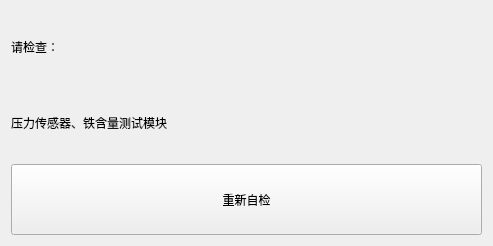
<?xml version="1.0" encoding="UTF-8"?>
<ui version="4.0">
 <class>SelfCheckErrWin</class>
 <widget class="QWidget" name="SelfCheckErrWin">
  <property name="geometry">
   <rect>
    <x>0</x>
    <y>0</y>
    <width>493</width>
    <height>246</height>
   </rect>
  </property>
  <property name="windowTitle">
   <string>Form</string>
  </property>
  <layout class="QVBoxLayout" name="verticalLayout">
   <item>
    <widget class="QLabel" name="label">
     <property name="text">
      <string>请检查：</string>
     </property>
    </widget>
   </item>
   <item>
    <widget class="QLabel" name="label_2">
     <property name="text">
      <string>压力传感器、铁含量测试模块</string>
     </property>
    </widget>
   </item>
   <item>
    <widget class="QPushButton" name="selffChecckButton">
     <property name="sizePolicy">
      <sizepolicy hsizetype="Minimum" vsizetype="Minimum">
       <horstretch>0</horstretch>
       <verstretch>0</verstretch>
      </sizepolicy>
     </property>
     <property name="text">
      <string>重新自检</string>
     </property>
    </widget>
   </item>
  </layout>
 </widget>
 <resources/>
 <connections/>
</ui>
